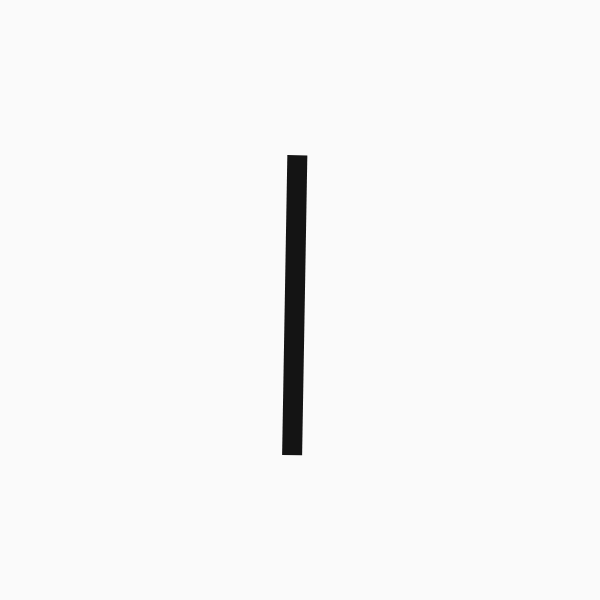
Frame 1 (no input)
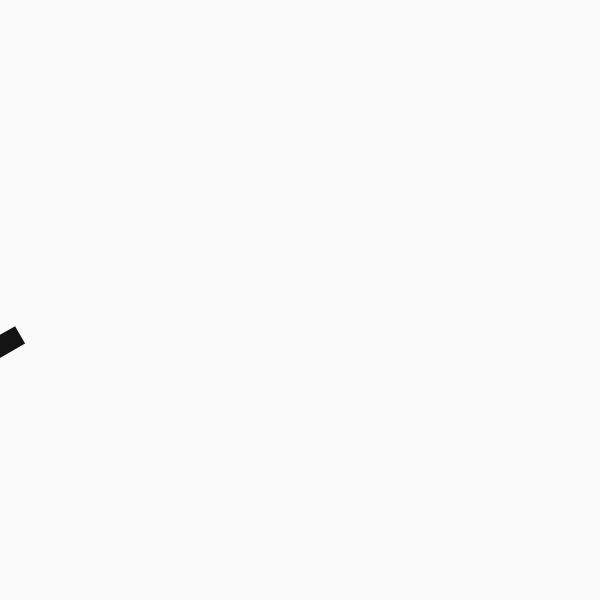
Frame 60 (no input)
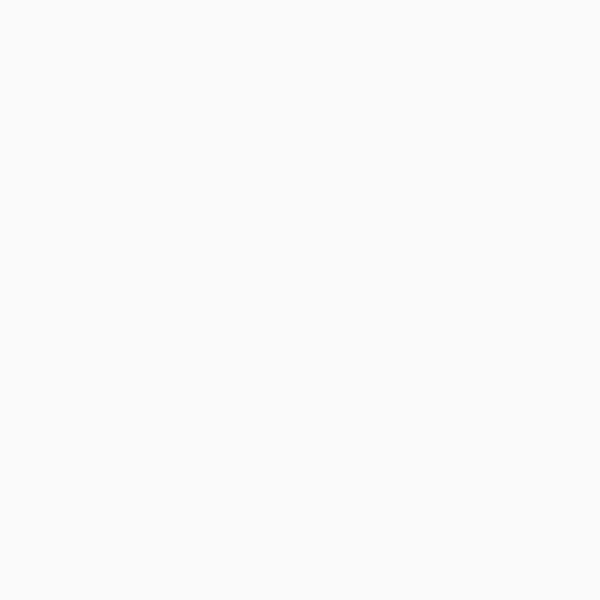
Frame 120 (the mouse pressed at the canvas centre since frame 60)

The p5.js sketch that drew these frames (run headless with seeded random() and noise() and a simulated clock; from frame 60 on, the mouse is pressed at the canvas centre):

// p5.js sketch
// ── sketch.js
function setup() {
  createCanvas(600, 600);
  rectMode(CENTER);
  noStroke();
}

function draw() {
  background(250);
  push();
  //rotate and draw the rectangle
  rotate(radians(frameCount));
  fill(20);
  rect(width * 0.5, height * 0.5, 20, 300);
  pop();
}
